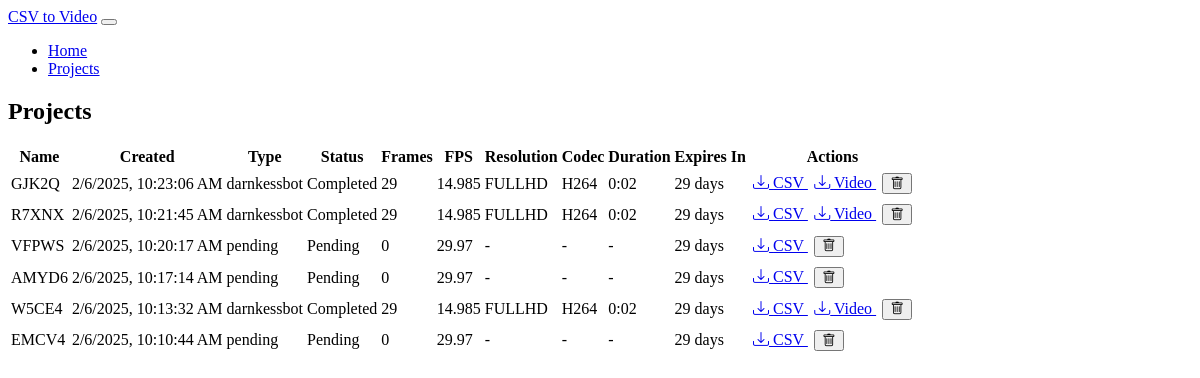
The app's page /projects with its own data.
### models.py (models this page shows, shortened)
class Project(db.Model):
    id = db.Column(db.Integer, primary_key=True)
    name = db.Column(db.String(100), nullable=False)
    csv_file = db.Column(db.String(255), nullable=False)
    csv_type = db.Column(db.String(20), nullable=False)  # 'darnkessbot' or 'wheellog'
    created_at = db.Column(db.DateTime, nullable=False, default=datetime.utcnow)
    expiry_date = db.Column(db.DateTime, nullable=False)
    frame_count = db.Column(db.Integer, default=0)
    fps = db.Column(db.Float, default=29.97)
    video_file = db.Column(db.String(255))
    codec = db.Column(db.String(10))
    resolution = db.Column(db.String(10))  # 'fullhd' or '4k'
    video_duration = db.Column(db.Float)  # Duration in seconds
    status = db.Column(db.String(20), default='pending')  # pending, processing, completed, error
    error_message = db.Column(db.Text)
    folder_number = db.Column(db.Integer)  # New field for storing unique folder number
    def days_until_expiry(self):
        if self.expiry_date:
            delta = self.expiry_date - datetime.utcnow()
            return max(0, delta.days)
        return 0
    def get_duration_str(self):
        if self.video_duration is None:
            return '-'
        minutes = int(self.video_duration // 60)
        seconds = int(self.video_duration % 60)
        return f"{minutes}:{seconds:02d}"

### app.py (the view)
@app.route('/projects')
def list_projects():
    page = request.args.get('page', 1, type=int)
    projects = Project.query.order_by(Project.created_at.desc())\
        .paginate(page=page, per_page=10, error_out=False)
    return render_template('projects.html', projects=projects)

### templates/projects.html (shortened to what this page needs)
{% extends "base.html" %}
{% block content %}
<div class="card">
    <div class="card-header">
        <h2 class="card-title">Projects</h2>
    </div>
    <div class="card-body">
        <div class="table-responsive">
            <table class="table">
                <thead>
                    <tr>
                        <th>Name</th>
                        <th>Created</th>
                        <th>Type</th>
                        <th>Status</th>
                        <th>Frames</th>
                        <th>FPS</th>
                        <th>Resolution</th>
                        <th>Codec</th>
                        <th>Duration</th>
                        <th>Expires In</th>
                        <th>Actions</th>
                    </tr>
                </thead>
                <tbody>
                    {% for project in projects.items %}
                    <tr>
                        <td>{{ project.name }}</td>
                        <td data-timestamp="{{ project.created_at.timestamp() }}">
                        </td>
                        <td>{{ project.csv_type }}</td>
                        <td>
                            <span class="badge text-bg-{{
                                'warning' if project.status == 'processing' else
                                'success' if project.status == 'completed' else
                                'danger' if project.status == 'error' else
                                'secondary'
                            }}"
                            data-project-id="{{ project.id }}"
                            data-project-status="{{ project.status }}"
                            >{{ project.status.capitalize() }}</span>
                        </td>
                        <td>{{ project.frame_count }}</td>
                        <td>{{ project.fps }}</td>
                        <td>{{ project.resolution|upper if project.resolution else '-' }}</td>
                        <td>{{ project.codec|upper if project.codec else '-' }}</td>
                        <td>{{ project.get_duration_str() }}</td>
                        <td>{{ project.days_until_expiry() }} days</td>
                        <td>
                            <a href="{{ url_for('download_file', project_id=project.id, type='processed_csv') }}"
                               class="btn btn-sm btn-info">
                                <i class="bi bi-download"></i> CSV
                            </a>
                            {% if project.video_file %}
                            <a href="{{ url_for('download_file', project_id=project.id, type='video') }}"
                               class="btn btn-sm btn-success">
                                <i class="bi bi-download"></i> Video
                            </a>
                            {% endif %}
                            <button onclick="deleteProject({{ project.id }})"
                                    class="btn btn-sm btn-danger">
                                <i class="bi bi-trash"></i>
                            </button>
                        </td>
                    </tr>
                    {% endfor %}
                </tbody>
            </table>
        </div>
    </div>
</div>
{% endblock %}

### templates/base.html (shortened to what this page needs)
<!DOCTYPE html>
<html lang="en" data-bs-theme="dark">
<head>
    <link href="https://cdn.replit.com/agent/bootstrap-agent-dark-theme.min.css" rel="stylesheet">
    <link href="https://cdn.jsdelivr.net/npm/bootstrap-icons@1.7.2/font/bootstrap-icons.css" rel="stylesheet">
    <link href="{{ url_for('static', filename='css/custom.css') }}" rel="stylesheet">
</head>
<body>
    <nav class="navbar navbar-expand-lg navbar-dark bg-dark mb-4">
        <div class="container">
            <a class="navbar-brand" href="{{ url_for('index') }}">CSV to Video</a>
            <button class="navbar-toggler" type="button" data-bs-toggle="collapse" data-bs-target="#navbarNav">
            </button>
            <div class="collapse navbar-collapse" id="navbarNav">
                <ul class="navbar-nav">
                    <li class="nav-item">
                        <a class="nav-link" href="{{ url_for('index') }}">Home</a>
                    </li>
                    <li class="nav-item">
                        <a class="nav-link" href="{{ url_for('list_projects') }}">Projects</a>
                    </li>
                </ul>
            </div>
        </div>
    </nav>
    <div class="container">
        {% block content %}{% endblock %}
    </div>
</body>
</html>

### static/css/custom.css (style rules this page uses)
.card { margin-bottom: 2rem; }
.table td, .table th { vertical-align: middle; white-space: nowrap; }
.table td:last-child { min-width: 150px; }
.table-responsive { overflow-x: auto; }
.btn-sm { margin: 0.2rem; }

### records on screen
Project: name "GJK2Q", csv_type "darnkessbot", status "Completed", frame_count "29", fps "14.985", resolution "FULLHD", codec "H264", get_duration_str "0:02", days_until_expiry "29"
Project: name "R7XNX", csv_type "darnkessbot", status "Completed", frame_count "29", fps "14.985", resolution "FULLHD", codec "H264", get_duration_str "0:02", days_until_expiry "29"
Project: name "VFPWS", csv_type "pending", status "Pending", frame_count "0", fps "29.97", resolution "-", codec "-", get_duration_str "-", days_until_expiry "29"
Project: name "AMYD6", csv_type "pending", status "Pending", frame_count "0", fps "29.97", resolution "-", codec "-", get_duration_str "-", days_until_expiry "29"
Project: name "W5CE4", csv_type "darnkessbot", status "Completed", frame_count "29", fps "14.985", resolution "FULLHD", codec "H264", get_duration_str "0:02", days_until_expiry "29"
Project: name "EMCV4", csv_type "pending", status "Pending", frame_count "0", fps "29.97", resolution "-", codec "-", get_duration_str "-", days_until_expiry "29"
